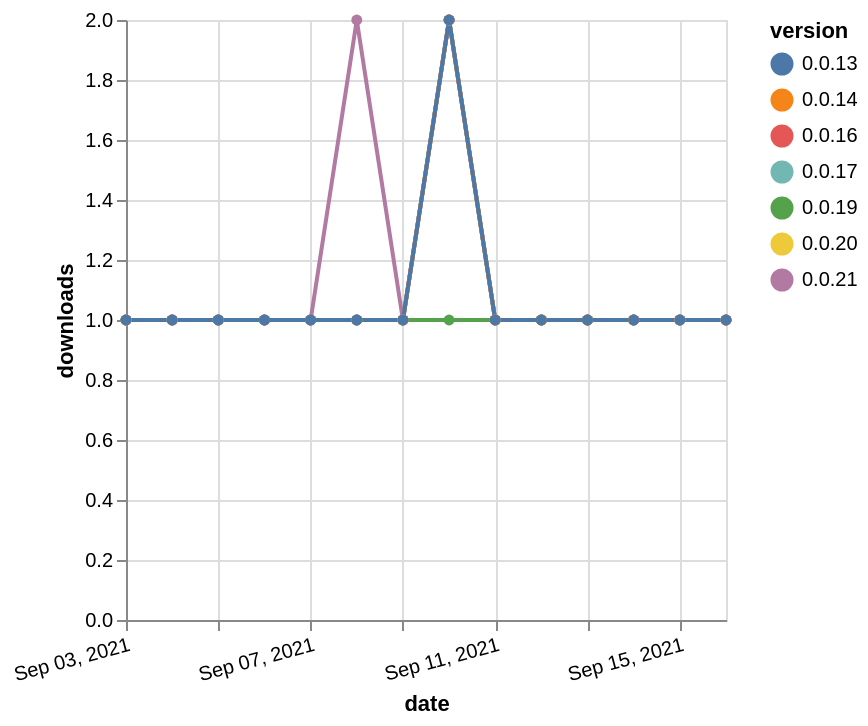

Express this chart as Vega-Lite.
### Vega-Lite specification from a JSON file in a GitHub repository (floating-point values rounded to 4 significant figures)
{"$schema": "https://vega.github.io/schema/vega-lite/v5.json", "description": "A simple bar chart with embedded data.", "data": {"values": [{"date": "2021-09-03", "total": 121, "delta": 1, "version": "0.0.20"}, {"date": "2021-09-04", "total": 122, "delta": 1, "version": "0.0.20"}, {"date": "2021-09-05", "total": 123, "delta": 1, "version": "0.0.20"}, {"date": "2021-09-06", "total": 124, "delta": 1, "version": "0.0.20"}, {"date": "2021-09-07", "total": 125, "delta": 1, "version": "0.0.20"}, {"date": "2021-09-08", "total": 126, "delta": 1, "version": "0.0.20"}, {"date": "2021-09-09", "total": 127, "delta": 1, "version": "0.0.20"}, {"date": "2021-09-10", "total": 129, "delta": 2, "version": "0.0.20"}, {"date": "2021-09-11", "total": 130, "delta": 1, "version": "0.0.20"}, {"date": "2021-09-12", "total": 131, "delta": 1, "version": "0.0.20"}, {"date": "2021-09-13", "total": 132, "delta": 1, "version": "0.0.20"}, {"date": "2021-09-14", "total": 133, "delta": 1, "version": "0.0.20"}, {"date": "2021-09-15", "total": 134, "delta": 1, "version": "0.0.20"}, {"date": "2021-09-16", "total": 135, "delta": 1, "version": "0.0.20"}, {"date": "2021-09-03", "total": 131, "delta": 1, "version": "0.0.19"}, {"date": "2021-09-04", "total": 132, "delta": 1, "version": "0.0.19"}, {"date": "2021-09-05", "total": 133, "delta": 1, "version": "0.0.19"}, {"date": "2021-09-06", "total": 134, "delta": 1, "version": "0.0.19"}, {"date": "2021-09-07", "total": 135, "delta": 1, "version": "0.0.19"}, {"date": "2021-09-08", "total": 136, "delta": 1, "version": "0.0.19"}, {"date": "2021-09-09", "total": 137, "delta": 1, "version": "0.0.19"}, {"date": "2021-09-10", "total": 138, "delta": 1, "version": "0.0.19"}, {"date": "2021-09-11", "total": 139, "delta": 1, "version": "0.0.19"}, {"date": "2021-09-12", "total": 140, "delta": 1, "version": "0.0.19"}, {"date": "2021-09-13", "total": 141, "delta": 1, "version": "0.0.19"}, {"date": "2021-09-14", "total": 142, "delta": 1, "version": "0.0.19"}, {"date": "2021-09-15", "total": 143, "delta": 1, "version": "0.0.19"}, {"date": "2021-09-16", "total": 144, "delta": 1, "version": "0.0.19"}, {"date": "2021-09-03", "total": 145, "delta": 1, "version": "0.0.16"}, {"date": "2021-09-04", "total": 146, "delta": 1, "version": "0.0.16"}, {"date": "2021-09-05", "total": 147, "delta": 1, "version": "0.0.16"}, {"date": "2021-09-06", "total": 148, "delta": 1, "version": "0.0.16"}, {"date": "2021-09-07", "total": 149, "delta": 1, "version": "0.0.16"}, {"date": "2021-09-08", "total": 150, "delta": 1, "version": "0.0.16"}, {"date": "2021-09-09", "total": 151, "delta": 1, "version": "0.0.16"}, {"date": "2021-09-10", "total": 153, "delta": 2, "version": "0.0.16"}, {"date": "2021-09-11", "total": 154, "delta": 1, "version": "0.0.16"}, {"date": "2021-09-12", "total": 155, "delta": 1, "version": "0.0.16"}, {"date": "2021-09-13", "total": 156, "delta": 1, "version": "0.0.16"}, {"date": "2021-09-14", "total": 157, "delta": 1, "version": "0.0.16"}, {"date": "2021-09-15", "total": 158, "delta": 1, "version": "0.0.16"}, {"date": "2021-09-16", "total": 159, "delta": 1, "version": "0.0.16"}, {"date": "2021-09-03", "total": 142, "delta": 1, "version": "0.0.17"}, {"date": "2021-09-04", "total": 143, "delta": 1, "version": "0.0.17"}, {"date": "2021-09-05", "total": 144, "delta": 1, "version": "0.0.17"}, {"date": "2021-09-06", "total": 145, "delta": 1, "version": "0.0.17"}, {"date": "2021-09-07", "total": 146, "delta": 1, "version": "0.0.17"}, {"date": "2021-09-08", "total": 147, "delta": 1, "version": "0.0.17"}, {"date": "2021-09-09", "total": 148, "delta": 1, "version": "0.0.17"}, {"date": "2021-09-10", "total": 150, "delta": 2, "version": "0.0.17"}, {"date": "2021-09-11", "total": 151, "delta": 1, "version": "0.0.17"}, {"date": "2021-09-12", "total": 152, "delta": 1, "version": "0.0.17"}, {"date": "2021-09-13", "total": 153, "delta": 1, "version": "0.0.17"}, {"date": "2021-09-14", "total": 154, "delta": 1, "version": "0.0.17"}, {"date": "2021-09-15", "total": 155, "delta": 1, "version": "0.0.17"}, {"date": "2021-09-16", "total": 156, "delta": 1, "version": "0.0.17"}, {"date": "2021-09-03", "total": 122, "delta": 1, "version": "0.0.21"}, {"date": "2021-09-04", "total": 123, "delta": 1, "version": "0.0.21"}, {"date": "2021-09-05", "total": 124, "delta": 1, "version": "0.0.21"}, {"date": "2021-09-06", "total": 125, "delta": 1, "version": "0.0.21"}, {"date": "2021-09-07", "total": 126, "delta": 1, "version": "0.0.21"}, {"date": "2021-09-08", "total": 128, "delta": 2, "version": "0.0.21"}, {"date": "2021-09-09", "total": 129, "delta": 1, "version": "0.0.21"}, {"date": "2021-09-10", "total": 131, "delta": 2, "version": "0.0.21"}, {"date": "2021-09-11", "total": 132, "delta": 1, "version": "0.0.21"}, {"date": "2021-09-12", "total": 133, "delta": 1, "version": "0.0.21"}, {"date": "2021-09-13", "total": 134, "delta": 1, "version": "0.0.21"}, {"date": "2021-09-14", "total": 135, "delta": 1, "version": "0.0.21"}, {"date": "2021-09-15", "total": 136, "delta": 1, "version": "0.0.21"}, {"date": "2021-09-16", "total": 137, "delta": 1, "version": "0.0.21"}, {"date": "2021-09-03", "total": 161, "delta": 1, "version": "0.0.14"}, {"date": "2021-09-04", "total": 162, "delta": 1, "version": "0.0.14"}, {"date": "2021-09-05", "total": 163, "delta": 1, "version": "0.0.14"}, {"date": "2021-09-06", "total": 164, "delta": 1, "version": "0.0.14"}, {"date": "2021-09-07", "total": 165, "delta": 1, "version": "0.0.14"}, {"date": "2021-09-08", "total": 166, "delta": 1, "version": "0.0.14"}, {"date": "2021-09-09", "total": 167, "delta": 1, "version": "0.0.14"}, {"date": "2021-09-10", "total": 169, "delta": 2, "version": "0.0.14"}, {"date": "2021-09-11", "total": 170, "delta": 1, "version": "0.0.14"}, {"date": "2021-09-12", "total": 171, "delta": 1, "version": "0.0.14"}, {"date": "2021-09-13", "total": 172, "delta": 1, "version": "0.0.14"}, {"date": "2021-09-14", "total": 173, "delta": 1, "version": "0.0.14"}, {"date": "2021-09-15", "total": 174, "delta": 1, "version": "0.0.14"}, {"date": "2021-09-16", "total": 175, "delta": 1, "version": "0.0.14"}, {"date": "2021-09-03", "total": 161, "delta": 1, "version": "0.0.13"}, {"date": "2021-09-04", "total": 162, "delta": 1, "version": "0.0.13"}, {"date": "2021-09-05", "total": 163, "delta": 1, "version": "0.0.13"}, {"date": "2021-09-06", "total": 164, "delta": 1, "version": "0.0.13"}, {"date": "2021-09-07", "total": 165, "delta": 1, "version": "0.0.13"}, {"date": "2021-09-08", "total": 166, "delta": 1, "version": "0.0.13"}, {"date": "2021-09-09", "total": 167, "delta": 1, "version": "0.0.13"}, {"date": "2021-09-10", "total": 169, "delta": 2, "version": "0.0.13"}, {"date": "2021-09-11", "total": 170, "delta": 1, "version": "0.0.13"}, {"date": "2021-09-12", "total": 171, "delta": 1, "version": "0.0.13"}, {"date": "2021-09-13", "total": 172, "delta": 1, "version": "0.0.13"}, {"date": "2021-09-14", "total": 173, "delta": 1, "version": "0.0.13"}, {"date": "2021-09-15", "total": 174, "delta": 1, "version": "0.0.13"}, {"date": "2021-09-16", "total": 175, "delta": 1, "version": "0.0.13"}]}, "width": "container", "mark": {"type": "line", "point": {"filled": true}}, "encoding": {"x": {"field": "date", "type": "temporal", "timeUnit": "yearmonthdate", "title": "date", "axis": {"labelAngle": -15}}, "y": {"field": "delta", "type": "quantitative", "title": "downloads"}, "color": {"field": "version", "type": "nominal"}, "tooltip": {"field": "delta"}}}
